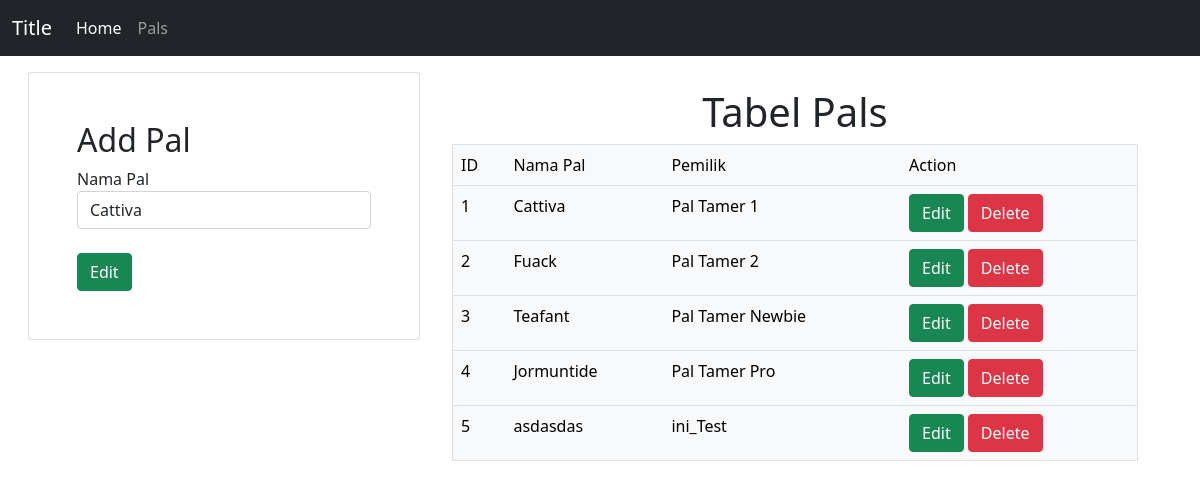
The app's page /tp_mvc/pals.php?id_edit=15 with its own data.
### tables this page shows
CREATE TABLE `pals` (
  `id_pal` int(11) NOT NULL,
  `pal_name` varchar(255) NOT NULL,
  `id_member` int(255) NOT NULL
);

CREATE TABLE `members` (
  `id` int(255) NOT NULL,
  `name` varchar(255) NOT NULL,
  `email` varchar(255) NOT NULL,
  `phone` varchar(255) NOT NULL,
  `join_date` date NOT NULL
);

### tp_mvc/controllers/Pals.controller.php (called while the page is built, shortened)
<?php
include_once("models/Pals.class.php");
include_once("models/Members.class.php");
include_once("views/Pals.view.php");
class PalsController
{
    private $pals;
    private $members;
    function __construct()
    {
        $this->pals = new Pals(Conf::$db_host, Conf::$db_user, Conf::$db_pass, Conf::$db_name);
        $this->members = new Members(Conf::$db_host, Conf::$db_user, Conf::$db_pass, Conf::$db_name);
    }
    public function indexedit($id)
    {
        $this->pals->open();
        $this->members->open();
        $this->pals->getPals();
        $this->members->getMembers();
        $data = array(
            'pals' => array(),
            'members' => array()
        );
        while ($row = $this->pals->getResult()) {
            array_push($data['pals'], $row);
        }
        while ($row = $this->members->getResult()) {
            array_push($data['members'], $row);
        }
        $this->pals->open();
        $this->pals->getPalsbyId($id);
        $data2 = array();
        while ($row = $this->pals->getResult()) {
            array_push($data2, $row);
        }
        $view = new PalsView();
        $view->renderedit($data, $data2);
    }
}

### tp_mvc/views/Pals.view.php (the view, shortened to what this page needs)
<?php
class PalsView
{
    public function renderedit($data, $data2)
    {
        $no = 1;
        $dataPals = null;
        foreach ($data['pals'] as $val) {
            list($id_pal, $pal_name, $id_member) = $val;
            $dataPals .= "<tr>
                <td>" . $no++ . "</td>
                <td>" . $pal_name . "</td>";
            foreach ($data['members'] as $val) {
                list($id, $nama, $email, $phone, $join_date) = $val;
                if ($id == $id_member) {
                    $dataPals .= "<td>" . $nama . "</td>";
                }
            }
            $dataPals .= "<td>
            <a href='pals.php?id_edit=" . $id_pal .  "' class='btn btn-success' '>Edit</a>
            <a href='pals.php?id_hapus_pal=" . $id_pal . "' class='btn btn-danger' '>Delete</a>
          </td></tr>";
        }
        foreach ($data['members'] as $val) {
            list($id, $nama, $email, $phone, $join_date) = $val;
        }
        foreach ($data2 as $val) {
            list($id, $nama, $member_id) = $val;
            $namatemp = $nama;
        }
        $form = '<form action="pals.php?id=' . $id . '" method="POST">
        <div class="form-row">
          <div class="form-group col">
            <label for="pal_name">Nama Pal</label>
            <input type="text" class="form-control" name="pal_name" value = "' . $namatemp . '" required />
          </div>
        </div>
        <br>
        <button class="btn btn-success" type="submit" name="submit"> Edit </button><br>
      </form>';
    }
}

### records on screen
pals: pal_name "Cattiva"
members: name "Pal Tamer 1"
pals: pal_name "Fuack"
members: name "Pal Tamer 2"
pals: pal_name "Teafant"
members: name "Pal Tamer Newbie"
pals: pal_name "Jormuntide"
members: name "Pal Tamer Pro"
pals: pal_name "asdasdas"
members: name "ini_Test"

### other values on screen
$this->content "Title Home Pals Add Pal Tabel Pals ID Nama Pal Pemilik Action"
